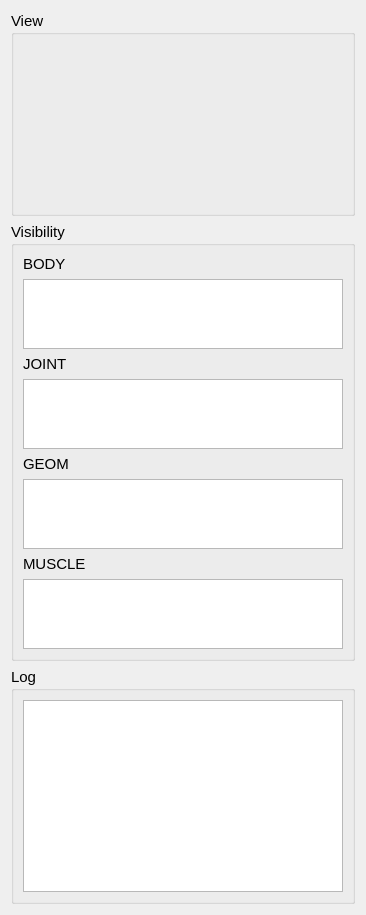
       <widget class="QWidget" name="scrollAreaWidgetContents">
        <property name="geometry">
         <rect>
          <x>0</x>
          <y>0</y>
          <width>358</width>
          <height>908</height>
         </rect>
        </property>
        <layout class="QGridLayout" name="gridLayout_7">
         <item row="1" column="0">
          <widget class="QGroupBox" name="groupBoxVisibility">
           <property name="sizePolicy">
            <sizepolicy hsizetype="Preferred" vsizetype="Preferred">
             <horstretch>0</horstretch>
             <verstretch>0</verstretch>
            </sizepolicy>
           </property>
           <property name="font">
            <font>
             <pointsize>11</pointsize>
            </font>
           </property>
           <property name="title">
            <string>Visibility</string>
           </property>
           <layout class="QGridLayout" name="gridLayout_4">
            <item row="0" column="0">
             <widget class="QLabel" name="label">
              <property name="font">
               <font>
                <pointsize>11</pointsize>
               </font>
              </property>
              <property name="text">
               <string>BODY</string>
              </property>
             </widget>
            </item>
            <item row="1" column="0">
             <widget class="QListWidget" name="listWidgetBody">
              <property name="sizePolicy">
               <sizepolicy hsizetype="Expanding" vsizetype="Expanding">
                <horstretch>0</horstretch>
                <verstretch>0</verstretch>
               </sizepolicy>
              </property>
              <property name="font">
               <font>
                <pointsize>11</pointsize>
               </font>
              </property>
              <property name="focusPolicy">
               <enum>Qt::NoFocus</enum>
              </property>
              <property name="contextMenuPolicy">
               <enum>Qt::CustomContextMenu</enum>
              </property>
              <property name="toolTip">
               <string>Use this list to control which elements are displayed</string>
              </property>
              <property name="statusTip">
               <string>Body List</string>
              </property>
              <property name="selectionMode">
               <enum>QAbstractItemView::SingleSelection</enum>
              </property>
             </widget>
            </item>
            <item row="2" column="0">
             <widget class="QLabel" name="label_4">
              <property name="font">
               <font>
                <pointsize>11</pointsize>
               </font>
              </property>
              <property name="text">
               <string>JOINT</string>
              </property>
             </widget>
            </item>
            <item row="3" column="0">
             <widget class="QListWidget" name="listWidgetJoint">
              <property name="sizePolicy">
               <sizepolicy hsizetype="Expanding" vsizetype="Expanding">
                <horstretch>0</horstretch>
                <verstretch>0</verstretch>
               </sizepolicy>
              </property>
              <property name="font">
               <font>
                <pointsize>11</pointsize>
               </font>
              </property>
              <property name="focusPolicy">
               <enum>Qt::NoFocus</enum>
              </property>
              <property name="contextMenuPolicy">
               <enum>Qt::CustomContextMenu</enum>
              </property>
              <property name="toolTip">
               <string>Use this list to control which elements are displayed</string>
              </property>
              <property name="statusTip">
               <string>Joint List</string>
              </property>
              <property name="selectionMode">
               <enum>QAbstractItemView::SingleSelection</enum>
              </property>
             </widget>
            </item>
            <item row="4" column="0">
             <widget class="QLabel" name="label_2">
              <property name="font">
               <font>
                <pointsize>11</pointsize>
               </font>
              </property>
              <property name="text">
               <string>GEOM</string>
              </property>
             </widget>
            </item>
            <item row="5" column="0">
             <widget class="QListWidget" name="listWidgetGeom">
              <property name="sizePolicy">
               <sizepolicy hsizetype="Expanding" vsizetype="Expanding">
                <horstretch>0</horstretch>
                <verstretch>0</verstretch>
               </sizepolicy>
              </property>
              <property name="font">
               <font>
                <pointsize>11</pointsize>
               </font>
              </property>
              <property name="focusPolicy">
               <enum>Qt::NoFocus</enum>
              </property>
              <property name="contextMenuPolicy">
               <enum>Qt::CustomContextMenu</enum>
              </property>
              <property name="toolTip">
               <string>Use this list to control which elements are displayed</string>
              </property>
              <property name="statusTip">
               <string>Geom List</string>
              </property>
              <property name="selectionMode">
               <enum>QAbstractItemView::SingleSelection</enum>
              </property>
             </widget>
            </item>
            <item row="6" column="0">
             <widget class="QLabel" name="label_3">
              <property name="font">
               <font>
                <pointsize>11</pointsize>
               </font>
              </property>
              <property name="text">
               <string>MUSCLE</string>
              </property>
             </widget>
            </item>
            <item row="7" column="0">
             <widget class="QListWidget" name="listWidgetMuscle">
              <property name="sizePolicy">
               <sizepolicy hsizetype="Expanding" vsizetype="Expanding">
                <horstretch>0</horstretch>
                <verstretch>0</verstretch>
               </sizepolicy>
              </property>
              <property name="font">
               <font>
                <pointsize>11</pointsize>
               </font>
              </property>
              <property name="focusPolicy">
               <enum>Qt::NoFocus</enum>
              </property>
              <property name="contextMenuPolicy">
               <enum>Qt::CustomContextMenu</enum>
              </property>
              <property name="toolTip">
               <string>Use this list to control which elements are displayed</string>
              </property>
              <property name="statusTip">
               <string>Muscle List</string>
              </property>
              <property name="selectionMode">
               <enum>QAbstractItemView::SingleSelection</enum>
              </property>
             </widget>
            </item>
           </layout>
          </widget>
         </item>
         <item row="0" column="0">
          <widget class="QGroupBox" name="groupBoxView">
           <property name="font">
            <font>
             <pointsize>11</pointsize>
            </font>
           </property>
           <property name="title">
            <string>View</string>
           </property>
           <layout class="QGridLayout" name="gridLayout_6">
            <item row="0" column="0">
             <widget class="ViewControlWidget" name="widgetViewFrame" native="true">
              <property name="sizePolicy">
               <sizepolicy hsizetype="Fixed" vsizetype="Fixed">
                <horstretch>0</horstretch>
                <verstretch>0</verstretch>
               </sizepolicy>
              </property>
              <property name="minimumSize">
               <size>
                <width>320</width>
                <height>160</height>
               </size>
              </property>
              <property name="maximumSize">
               <size>
                <width>320</width>
                <height>160</height>
               </size>
              </property>
              <property name="toolTip">
               <string>Camera direction controll</string>
              </property>
             </widget>
            </item>
           </layout>
          </widget>
         </item>
         <item row="2" column="0">
          <widget class="QGroupBox" name="groupBoxLog">
           <property name="sizePolicy">
            <sizepolicy hsizetype="Preferred" vsizetype="Preferred">
             <horstretch>0</horstretch>
             <verstretch>0</verstretch>
            </sizepolicy>
           </property>
           <property name="font">
            <font>
             <pointsize>11</pointsize>
            </font>
           </property>
           <property name="title">
            <string>Log</string>
           </property>
           <layout class="QGridLayout" name="gridLayout_5">
            <item row="1" column="0" colspan="3">
             <widget class="QTextEdit" name="textEditLog">
              <property name="sizePolicy">
               <sizepolicy hsizetype="Expanding" vsizetype="MinimumExpanding">
                <horstretch>0</horstretch>
                <verstretch>0</verstretch>
               </sizepolicy>
              </property>
              <property name="cursor" stdset="0">
               <cursorShape>IBeamCursor</cursorShape>
              </property>
              <property name="lineWrapMode">
               <enum>QTextEdit::NoWrap</enum>
              </property>
              <property name="readOnly">
               <bool>true</bool>
              </property>
              <property name="acceptRichText">
               <bool>false</bool>
              </property>
              <property name="textInteractionFlags">
               <set>Qt::TextSelectableByKeyboard|Qt::TextSelectableByMouse</set>
              </property>
             </widget>
            </item>
           </layout>
          </widget>
         </item>
        </layout>
       </widget>
